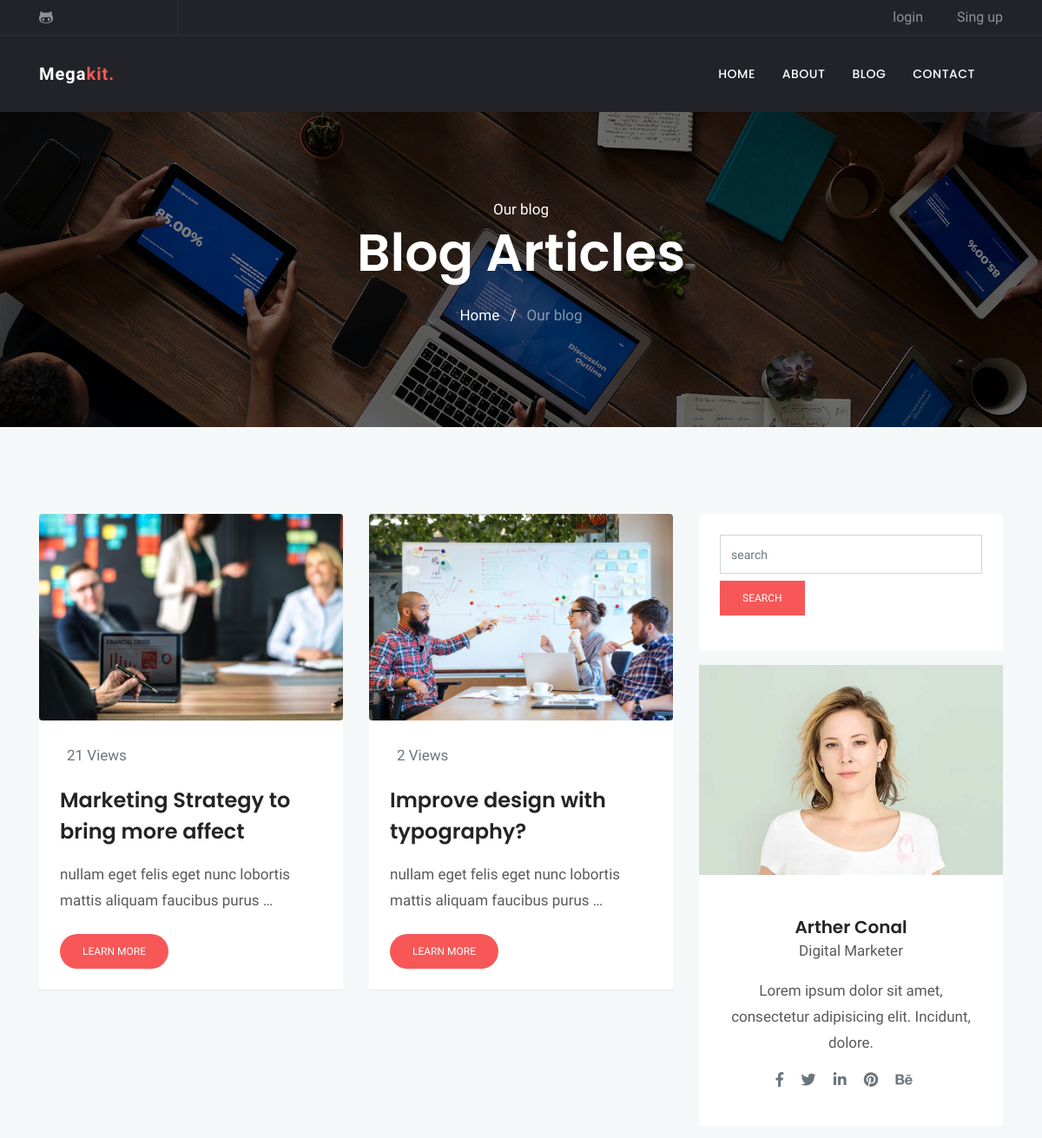
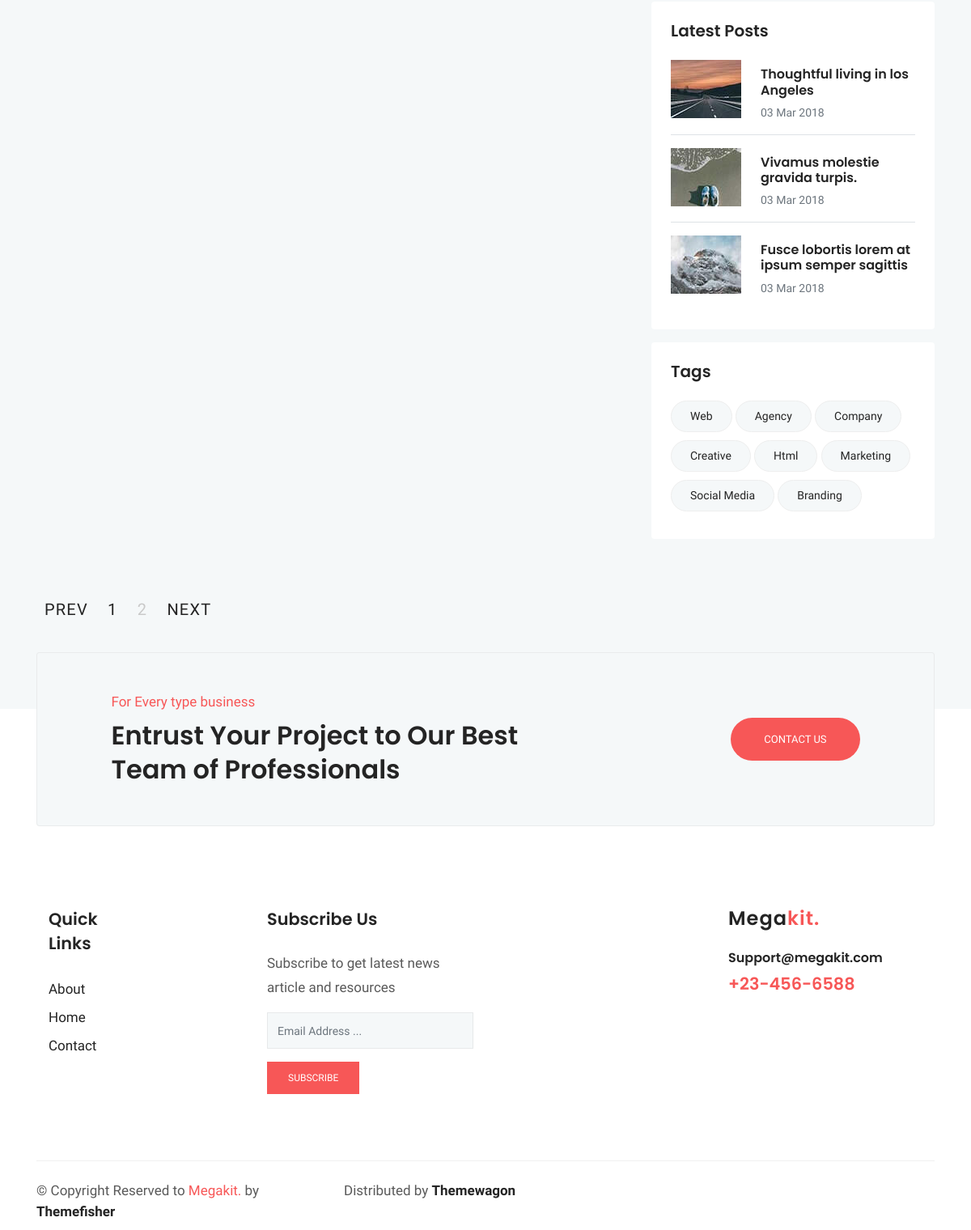
Screenshot of /blog/category/Social Media with the database file from the repository (2 pictures, top to bottom).
### blog/models.py (models this page shows, shortened)
class Post (models.Model) :
    image = models.ImageField(upload_to = 'blog/',default = 'blog/default.jpg')
    author = models.ForeignKey(User,on_delete=models.SET_NULL,null=True)
    title = models.CharField (max_length = 200)
    content = models.TextField ()
    category = models.ManyToManyField (Category)
    counted_view = models.IntegerField (default = 0)
    status = models.BooleanField (default = False)
    login_required = models.BooleanField (default = False)
    published_date = models.DateTimeField (null = True)
    created_date = models.DateTimeField (auto_now_add = True)
    update_date = models.DateTimeField (auto_now = True)
    class Meta:
        ordering = ['-created_date']

### blog/views.py (the view)
# urls.py: path('', blog_view, name="index"),
def blog_view(request, **kwargs) :
    posts = Post.objects.filter(status = 1, published_date__lte = timezone.now())
    if kwargs.get('cat_name') != None:
        posts = posts.filter(category__name=kwargs['cat_name'])
    if kwargs.get('author_username') != None:
        posts = posts.filter(author__username = kwargs['author_username'])
    if kwargs.get('tag_name') != None:
        posts = posts.filter(tags__name__in=[kwargs['tag_name']])
    posts = Paginator (posts,4)
    try:
        page_number = request.GET.get ('page')
        posts = posts.get_page(page_number)
    except PageNotAnInteger:
        posts = posts.get_page(1)
    except EmptyPage:
        posts = posts.get_page(1)
    context = {'posts': posts}
    return render(request, "blog/blog-sidebar.html", context)

### templates/blog/blog-sidebar.html (shortened to what this page needs)
{% extends 'base.html' %}
{% load static %}
{% block content %}
<!doctype html>
<html lang="en">
  <head>
  <link rel="stylesheet" href="{% static 'plugins/bootstrap/css/bootstrap.min.css' %}">
  <link rel="stylesheet" href="{% static 'plugins/themify/css/themify-icons.css' %}">
  <link rel="stylesheet" href="{% static 'plugins/fontawesome/css/all.css' %}">
  <link rel="stylesheet" href="{% static 'plugins/magnific-popup/dist/magnific-popup.css' %}">
  <link rel="stylesheet" href="{% static 'plugins/slick-carousel/slick/slick.css' %}">
  <link rel="stylesheet" href="{% static 'plugins/slick-carousel/slick/slick-theme.css' %}">
  <link rel="stylesheet" href="{% static 'css/style.css' %}">
</head>
<body>
<div class="main-wrapper ">
<section class="page-title bg-1">
  <div class="container">
    <div class="row">
      <div class="col-md-12">
        <div class="block text-center">
          <span class="text-white">Our blog</span>
          <h1 class="text-capitalize mb-4 text-lg">Blog articles</h1>
          <ul class="list-inline">
            <li class="list-inline-item"><a href="http://127.0.0.1:8000/" class="text-white">Home</a></li>
            <li class="list-inline-item"><span class="text-white">/</span></li>
            <li class="list-inline-item"><a href="{% url 'blog:index' %}" class="text-white-50">Our blog</a></li>
          </ul>
        </div>
      </div>
    </div>
  </div>
</section>
<section class="section blog-wrap bg-gray">
    <div class="container">
        <div class="row">
            <div class="col-lg-8">
                <div class="row">
                  {% for post in posts %}
	<div class="col-lg-6 col-md-6 mb-5">
		<div class="blog-item">
			<img src="{{post.image.url}}" alt="" class="img-fluid rounded">
			<div class="blog-item-content bg-white p-4">
				<div class="blog-item-meta  py-1 px-2">
					<span class="text-muted text-capitalize mr-3"></i>{{post.counted_view}} Views</span>
				</div>
				<h3 class="mt-3 mb-3"><a href="{% url 'blog:single' pid=post.id %}">{{post.title}}</a></h3>
				<p class="mb-4">{{ post.content|truncatewords:10 }}</p>
				<a href="{{post.id}}" class="btn btn-small btn-main btn-round-full">Learn More</a>
			</div>
		</div>
	</div>
  {% endfor %}
</div>
        </div>
        <div class="col-lg-4">
          <div class="sidebar-wrap">
            {% include 'blog/blog-search.html' %}
	<div class="sidebar-widget card border-0 mb-3">
		<img src="{% static 'images/blog/blog-author.jpg' %}" alt="" class="img-fluid">
		<div class="card-body p-4 text-center">
			<h5 class="mb-0 mt-4">Arther Conal</h5>
			<p>Digital Marketer</p>
			<p>Lorem ipsum dolor sit amet, consectetur adipisicing elit. Incidunt, dolore.</p>
			<ul class="list-inline author-socials">
				<li class="list-inline-item mr-3">
					<a href="#"><i class="fab fa-facebook-f text-muted"></i></a>
				</li>
				<li class="list-inline-item mr-3">
					<a href="#"><i class="fab fa-twitter text-muted"></i></a>
				</li>
				<li class="list-inline-item mr-3">
					<a href="#"><i class="fab fa-linkedin-in text-muted"></i></a>
				</li>
				<li class="list-inline-item mr-3">
					<a href="#"><i class="fab fa-pinterest text-muted"></i></a>
				</li>
				<li class="list-inline-item mr-3">
					<a href="#"><i class="fab fa-behance text-muted"></i></a>
				</li>
			</ul>
		</div>
	</div>
	<div class="sidebar-widget latest-post card border-0 p-4 mb-3">
		<h5>Latest Posts</h5>
        <div class="media border-bottom py-3">
            <a href="#"><img class="mr-4" src="{% static 'images/blog/bt-3.jpg' %}" alt=""></a>
            <div class="media-body">
                <h6 class="my-2"><a href="#">Thoughtful living in los Angeles</a></h6>
                <span class="text-sm text-muted">03 Mar 2018</span>
            </div>
        </div>
        <div class="media border-bottom py-3">
            <a href="#"><img class="mr-4" src="{% static 'images/blog/bt-2.jpg' %}" alt=""></a>
           <div class="media-body">
                <h6 class="my-2"><a href="#">Vivamus molestie gravida turpis.</a></h6>
                <span class="text-sm text-muted">03 Mar 2018</span>
            </div>
        </div>
        <div class="media py-3">
            <a href="#"><img class="mr-4" src="{% static 'images/blog/bt-1.jpg' %}" alt=""></a>
            <div class="media-body">
                <h6 class="my-2"><a href="#">Fusce lobortis lorem at ipsum semper sagittis</a></h6>
                <span class="text-sm text-muted">03 Mar 2018</span>
            </div>
        </div>
	</div>
	<div class="sidebar-widget bg-white rounded tags p-4 mb-3">
		<h5 class="mb-4">Tags</h5>
		<a href="#">Web</a>
		<a href="#">agency</a>
		<a href="#">company</a>
		<a href="#">creative</a>
		<a href="#">html</a>
		<a href="#">Marketing</a>
		<a href="#">Social Media</a>
		<a href="#">Branding</a>
	</div>
</div>
            </div>
        </div>
        <div class="row mt-5">
            <div class="col-lg-8">
                <nav class="navigation pagination py-2 d-inline-block">
                    <div class="nav-links">
                        <a class="prev page-numbers" href="#">Prev</a>
                        <span aria-current="page" class="page-numbers current">1</span>
                        <a class="page-numbers" href="#">2</a>
                        <a class="next page-numbers" href="#">Next</a>
                    </div>
                </nav>
            </div>
        </div>
    </div>
</section>
  </body>
  </html>
{% endblock %}

### statics/css/style.css (style rules this page uses)
html { overflow-x: hidden; }
body { line-height: 1.5; font-family: "Hind", serif; -webkit-font-smoothing: antialiased; font-size: 17px; color: rgba(0, 0, 0, 0.65); }
h1, .h1, h2, .h2, h3, .h3, h4, .h4, h5, .h5, h6, .h6 { font-family: "Poppins", sans-serif; font-weight: 600; color: #242424; }
h1, .h1 { font-size: 2.5rem; }
h3, .h3 { font-size: 1.5rem; }
h5, .h5 { font-size: 1.25rem; }
h6, .h6 { font-size: 1rem; }
p { line-height: 30px; }
.btn { display: inline-block; font-size: 14px; font-size: 0.8125rem; font-weight: 400; padding: 1rem 2.5rem; text-transform: uppercase; border-radius: 0; transition: all 0.2s ease; }
.btn-main, .btn-transparent, .btn-small { background: #f75757; color: #fff; transition: all 0.2s ease; }
.btn-small { padding: 10px 25px; font-size: 12px; }
.btn-round-full { border-radius: 50px; }
.bg-gray { background: #f5f8f9; }
.section { padding: 100px 0; }
.overly, .page-title, .slider, .cta, .hero-img { position: relative; }
.overly:before, .page-title:before, .slider:before, .cta:before, .hero-img:before { content: ""; position: absolute; left: 0; top: 0; bottom: 0; right: 0; width: 100%; height: 100%; opacity: 0.5; background: #000; }
.text-sm { font-size: 14px; }
.text-lg { font-size: 3.75rem; }
a { color: #242424; text-decoration: none; }
.page-title { padding: 100px 0; }
.page-title .block h1 { color: #fff; }
.bg-1 { background: url("../images/bg/home-2.jpg") no-repeat 50% 50%; background-size: cover; }
.blog-item-content h3 { line-height: 36px; }
.blog-item-content h3 a { transition: all .4s ease 0s; }
.tags a { background: #f5f8f9; display: inline-block; padding: 8px 23px; border-radius: 38px; margin-bottom: 10px; border: 1px solid #eee; font-size: 14px; text-transform: capitalize; }
.pagination .nav-links a, .pagination .nav-links span.current { font-size: 20px; font-weight: 500; color: #c9c9c9; margin: 0 10px; text-transform: uppercase; letter-spacing: 1.2px; }
.pagination .nav-links span.current, .pagination .nav-links a.next, .pagination .nav-links a.prev { color: #242424; }
.blog-item { border-bottom: 1px solid rgba(0, 0, 0, 0.05); }

### rows the page displays
Post: image (picture), counted_view "21", title "Marketing Strategy to bring more affect", content "nullam eget felis eget nunc lobortis mattis aliquam faucibus purus …"
Post: image (picture), counted_view "2", title "Improve design with typography?", content "nullam eget felis eget nunc lobortis mattis aliquam faucibus purus …"
